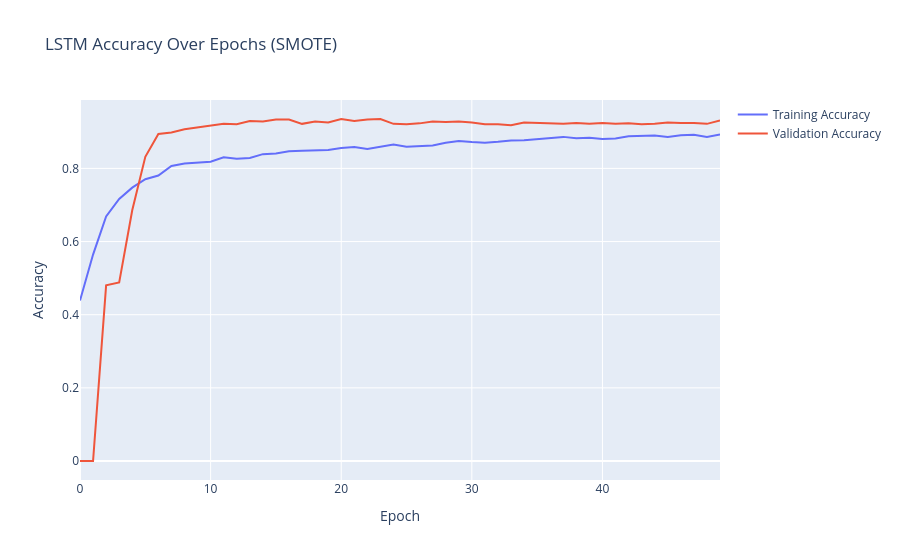

Notebook code for this chart:
### Code cell
fig = go.Figure()
fig.add_trace(go.Scatter(
    y=history.history['accuracy'],
    mode='lines',
    name='Training Accuracy'
))
fig.add_trace(go.Scatter(
    y=history.history['val_accuracy'],
    mode='lines',
    name='Validation Accuracy'
))

fig.update_layout(
    title="LSTM Accuracy Over Epochs (SMOTE)",
    xaxis_title="Epoch",
    yaxis_title="Accuracy"
)

fig.show()

### Figure 1 — Plotly figure (JSON) as saved in the notebook; plotly's stock layout.template omitted (floating-point values rounded to 4 significant figures)
{"data": [{"mode": "lines", "name": "Training Accuracy", "type": "scatter", "y": [0.4386, 0.5644, 0.6687, 0.7165, 0.7473, 0.7703, 0.7805, 0.8064, 0.8134, 0.8157, 0.8184, 0.8303, 0.8264, 0.8284, 0.839, 0.841, 0.8466, 0.8479, 0.8483, 0.8506, 0.8559, 0.8586, 0.8529, 0.8582, 0.8652, 0.8592, 0.8619, 0.8625, 0.8699, 0.8752, 0.8722, 0.8702, 0.8728, 0.8765, 0.8768, 0.8801, 0.8815, 0.8861, 0.8821, 0.8838, 0.8801, 0.8815, 0.8881, 0.8884, 0.8898, 0.8858, 0.8908, 0.8918, 0.8858, 0.8924]}, {"mode": "lines", "name": "Validation Accuracy", "type": "scatter", "y": [0, 0, 0.4801, 0.4881, 0.6857, 0.8316, 0.8939, 0.8979, 0.9072, 0.9125, 0.9178, 0.9218, 0.9204, 0.9297, 0.9284, 0.9337, 0.9337, 0.9218, 0.9284, 0.9257, 0.935, 0.9297, 0.9337, 0.935, 0.9218, 0.9204, 0.9231, 0.9284, 0.9271, 0.9284, 0.9257, 0.9204, 0.9204, 0.9178, 0.9257, 0.9244, 0.9218, 0.9218, 0.9244, 0.9218, 0.9244, 0.9218, 0.9231, 0.9204, 0.9218, 0.9257, 0.9244, 0.9244, 0.9218, 0.931]}], "layout": {"title": {"text": "LSTM Accuracy Over Epochs (SMOTE)"}, "xaxis": {"title": {"text": "Epoch"}}, "yaxis": {"title": {"text": "Accuracy"}}}}
